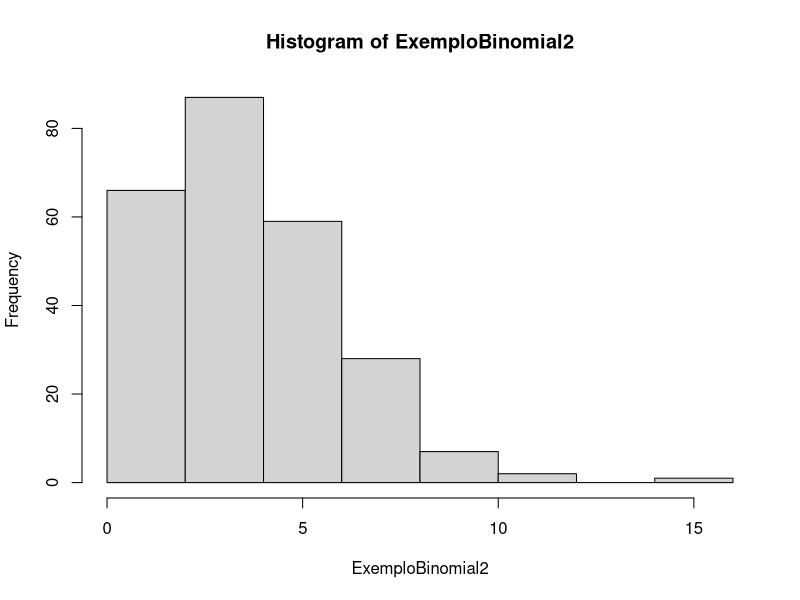
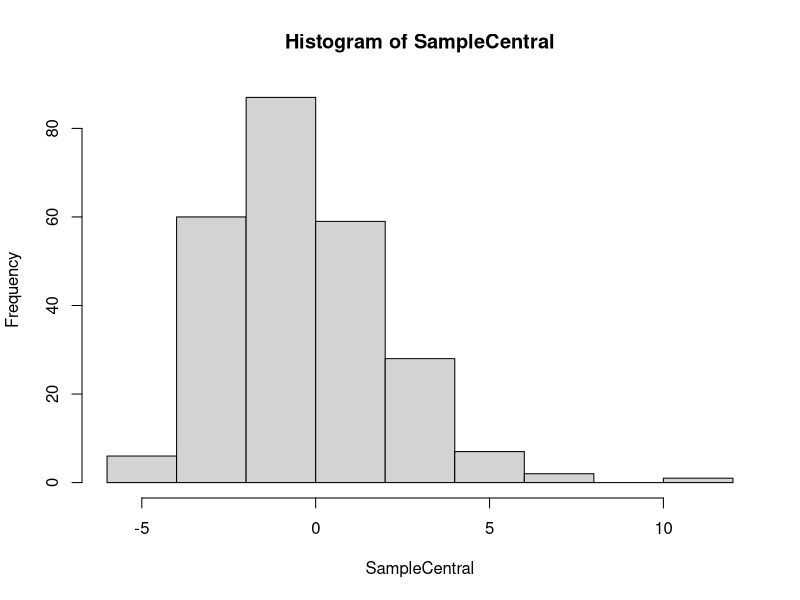

Write the R code that produced these figures, in order.
# criando uma base 

ExemploBinomial2 <- rnbinom(250, mu = 4, size = 15)

# Histograma da base antes centralização

hist(ExemploBinomial2)

# Aplicação da centralização 

SampleCentral <- ExemploBinomial2 - mean(ExemploBinomial2)
hist(SampleCentral)